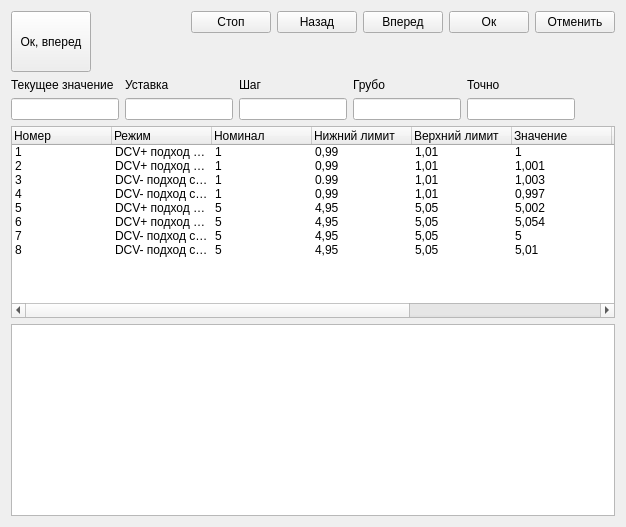
        <widget class="QWidget" name="VerificationDevicesPage23">
         <layout class="QVBoxLayout" name="verticalLayout_8">
          <item>
           <layout class="QFormLayout" name="formLayout">
            <property name="fieldGrowthPolicy">
             <enum>QFormLayout::AllNonFixedFieldsGrow</enum>
            </property>
            <item row="0" column="0">
             <widget class="QPushButton" name="pushButton_49">
              <property name="minimumSize">
               <size>
                <width>0</width>
                <height>61</height>
               </size>
              </property>
              <property name="text">
               <string>Ок, вперед</string>
              </property>
             </widget>
            </item>
            <item row="0" column="1">
             <layout class="QHBoxLayout" name="horizontalLayout_5">
              <item>
               <spacer name="horizontalSpacer">
                <property name="orientation">
                 <enum>Qt::Horizontal</enum>
                </property>
                <property name="sizeHint" stdset="0">
                 <size>
                  <width>40</width>
                  <height>20</height>
                 </size>
                </property>
               </spacer>
              </item>
              <item>
               <widget class="QPushButton" name="pushButton_45">
                <property name="text">
                 <string>Стоп</string>
                </property>
               </widget>
              </item>
              <item>
               <widget class="QPushButton" name="pushButton_46">
                <property name="text">
                 <string>Назад</string>
                </property>
               </widget>
              </item>
              <item>
               <widget class="QPushButton" name="pushButton_47">
                <property name="text">
                 <string>Вперед</string>
                </property>
               </widget>
              </item>
              <item>
               <widget class="QPushButton" name="pushButton_48">
                <property name="text">
                 <string>Ок</string>
                </property>
               </widget>
              </item>
              <item>
               <widget class="QPushButton" name="pushButton_50">
                <property name="text">
                 <string>Отменить</string>
                </property>
               </widget>
              </item>
             </layout>
            </item>
           </layout>
          </item>
          <item>
           <layout class="QGridLayout" name="gridLayout_6">
            <item row="0" column="2">
             <widget class="QLabel" name="label_26">
              <property name="text">
               <string>Шаг</string>
              </property>
             </widget>
            </item>
            <item row="1" column="0">
             <widget class="QLineEdit" name="lineEdit_23"/>
            </item>
            <item row="1" column="1">
             <widget class="QLineEdit" name="lineEdit_24"/>
            </item>
            <item row="0" column="1">
             <widget class="QLabel" name="label_25">
              <property name="text">
               <string>Уставка</string>
              </property>
             </widget>
            </item>
            <item row="1" column="2">
             <widget class="QLineEdit" name="lineEdit_25"/>
            </item>
            <item row="1" column="3">
             <widget class="QLineEdit" name="lineEdit_27"/>
            </item>
            <item row="0" column="3">
             <widget class="QLabel" name="label_28">
              <property name="text">
               <string>Грубо</string>
              </property>
             </widget>
            </item>
            <item row="0" column="4">
             <widget class="QLabel" name="label_27">
              <property name="text">
               <string>Точно</string>
              </property>
             </widget>
            </item>
            <item row="1" column="4">
             <widget class="QLineEdit" name="lineEdit_26"/>
            </item>
            <item row="0" column="0">
             <widget class="QLabel" name="label_24">
              <property name="text">
               <string>Текущее значение</string>
              </property>
             </widget>
            </item>
            <item row="1" column="5">
             <spacer name="horizontalSpacer_2">
              <property name="orientation">
               <enum>Qt::Horizontal</enum>
              </property>
              <property name="sizeHint" stdset="0">
               <size>
                <width>40</width>
                <height>20</height>
               </size>
              </property>
             </spacer>
            </item>
           </layout>
          </item>
          <item>
           <widget class="QTreeWidget" name="treeWidget">
            <property name="rootIsDecorated">
             <bool>false</bool>
            </property>
            <column>
             <property name="text">
              <string>Номер</string>
             </property>
            </column>
            <column>
             <property name="text">
              <string>Режим</string>
             </property>
            </column>
            <column>
             <property name="text">
              <string>Номинал</string>
             </property>
            </column>
            <column>
             <property name="text">
              <string>Нижний лимит</string>
             </property>
            </column>
            <column>
             <property name="text">
              <string>Верхний лимит</string>
             </property>
            </column>
            <column>
             <property name="text">
              <string>Значение</string>
             </property>
            </column>
            <column>
             <property name="text">
              <string>Отклонение</string>
             </property>
            </column>
            <column>
             <property name="text">
              <string>Ошибка</string>
             </property>
            </column>
            <column>
             <property name="text">
              <string>Приведенная</string>
             </property>
            </column>
            <item>
             <property name="text">
              <string>1</string>
             </property>
             <property name="text">
              <string>DCV+ подход снизу</string>
             </property>
             <property name="text">
              <string>1</string>
             </property>
             <property name="text">
              <string>0,99</string>
             </property>
             <property name="text">
              <string>1,01</string>
             </property>
             <property name="text">
              <string>1</string>
             </property>
             <property name="text">
              <string>0 В</string>
             </property>
             <property name="text">
              <string>0 %</string>
             </property>
             <property name="text">
              <string>0 %</string>
             </property>
            </item>
            <item>
             <property name="text">
              <string>2</string>
             </property>
             <property name="text">
              <string>DCV+ подход сверху</string>
             </property>
             <property name="text">
              <string>1</string>
             </property>
             <property name="text">
              <string>0,99</string>
             </property>
             <property name="text">
              <string>1,01</string>
             </property>
             <property name="text">
              <string>1,001</string>
             </property>
             <property name="text">
              <string>0,001 В</string>
             </property>
             <property name="text">
              <string>0,1 %</string>
             </property>
             <property name="text">
              <string>0,02 %</string>
             </property>
            </item>
            <item>
             <property name="text">
              <string>3</string>
             </property>
             <property name="text">
              <string>DCV- подход снизу</string>
             </property>
             <property name="text">
              <string>1</string>
             </property>
             <property name="text">
              <string>0.99</string>
             </property>
             <property name="text">
              <string>1,01</string>
             </property>
             <property name="text">
              <string>1,003</string>
             </property>
             <property name="text">
              <string>0,003 В</string>
             </property>
             <property name="text">
              <string>0,3 %</string>
             </property>
             <property name="text">
              <string>0,06 %</string>
             </property>
            </item>
            <item>
             <property name="text">
              <string>4</string>
             </property>
             <property name="text">
              <string>DCV- подход сверху</string>
             </property>
             <property name="text">
              <string>1</string>
             </property>
             <property name="text">
              <string>0,99</string>
             </property>
             <property name="text">
              <string>1,01</string>
             </property>
             <property name="text">
              <string>0,997</string>
             </property>
             <property name="text">
              <string>-0,003 В</string>
             </property>
             <property name="text">
              <string>0,3 %</string>
             </property>
             <property name="text">
              <string>0,06 %</string>
             </property>
            </item>
            <item>
             <property name="text">
              <string>5</string>
             </property>
             <property name="text">
              <string>DCV+ подход снизу</string>
             </property>
             <property name="text">
              <string>5</string>
             </property>
             <property name="text">
              <string>4,95</string>
             </property>
             <property name="text">
              <string>5,05</string>
             </property>
             <property name="text">
              <string>5,002</string>
             </property>
             <property name="text">
              <string>0,002 В</string>
             </property>
             <property name="text">
              <string>0,04 %</string>
             </property>
             <property name="text">
              <string>0,04 %</string>
             </property>
            </item>
            <item>
             <property name="text">
              <string>6</string>
             </property>
             <property name="text">
              <string>DCV+ подход сверху</string>
             </property>
             <property name="text">
              <string>5</string>
             </property>
             <property name="text">
              <string>4,95</string>
             </property>
             <property name="text">
              <string>5,05</string>
             </property>
             <property name="text">
              <string>5,054</string>
             </property>
             <property name="text">
              <string>0,054 В</string>
             </property>
             <property name="text">
              <string>1,08 %</string>
             </property>
             <property name="text">
              <string>1,08 %</string>
             </property>
            </item>
            <item>
             <property name="text">
              <string>7</string>
             </property>
             <property name="text">
              <string>DCV- подход снизу</string>
             </property>
             <property name="text">
              <string>5</string>
             </property>
             <property name="text">
              <string>4,95</string>
             </property>
             <property name="text">
              <string>5,05</string>
             </property>
             <property name="text">
              <string>5</string>
             </property>
             <property name="text">
              <string>0 В</string>
             </property>
             <property name="text">
              <string>0 %</string>
             </property>
             <property name="text">
              <string>0 %</string>
             </property>
            </item>
            <item>
             <property name="text">
              <string>8</string>
             </property>
             <property name="text">
              <string>DCV- подход сверху</string>
             </property>
             <property name="text">
              <string>5</string>
             </property>
             <property name="text">
              <string>4,95</string>
             </property>
             <property name="text">
              <string>5,05</string>
             </property>
             <property name="text">
              <string>5,01</string>
             </property>
             <property name="text">
              <string>0,01 В</string>
             </property>
             <property name="text">
              <string>0,2 %</string>
             </property>
             <property name="text">
              <string>0,2 %</string>
             </property>
            </item>
           </widget>
          </item>
          <item>
           <widget class="QTableView" name="tableView"/>
          </item>
         </layout>
        </widget>
